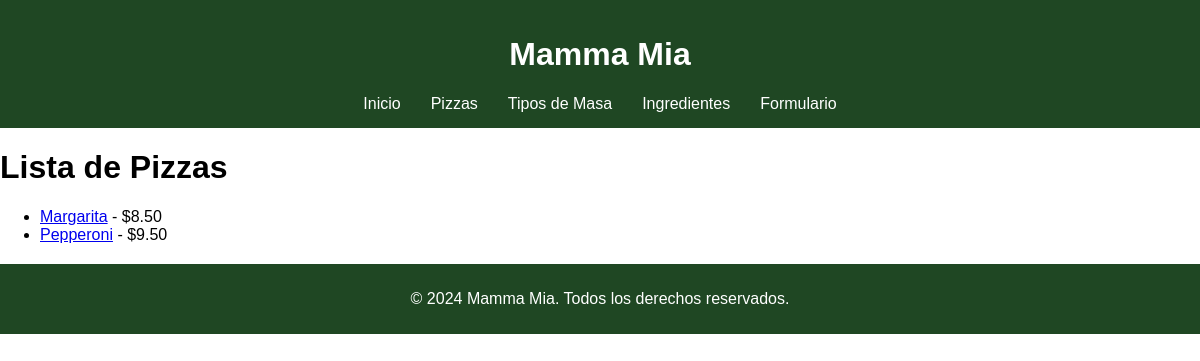
/pizzas/, run on an earlier commit of the app's database.
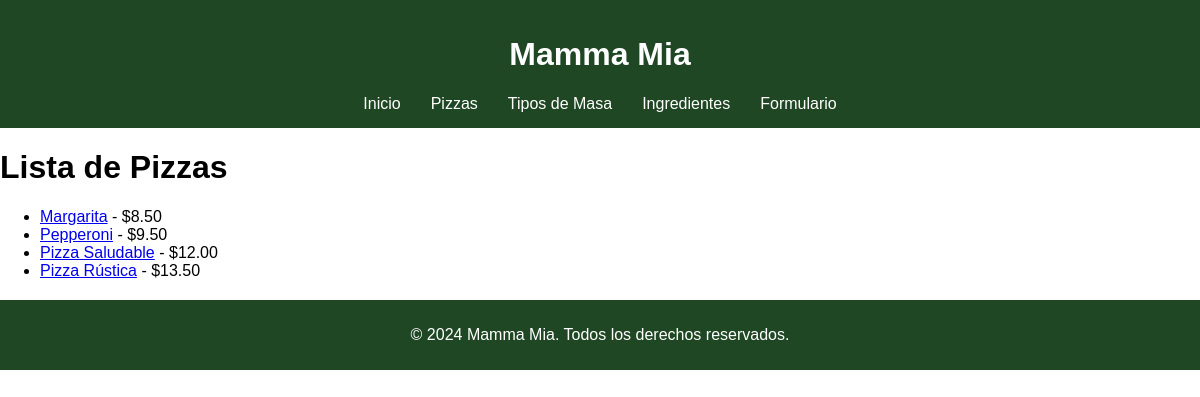
And on a later commit of the database.
### pizzeria/models.py (models this page shows, shortened)
class Pizza(models.Model):
    nombre = models.CharField(max_length=50)
    precio = models.DecimalField(max_digits=6, decimal_places=2)
    tipo_masa = models.ForeignKey(TipoMasa, on_delete=models.CASCADE)
    ingredientes = models.ManyToManyField(Ingrediente)
    descripcion = models.TextField()

### pizzeria/views.py (the view)
# urls.py: path('pizzas/', views.lista_pizzas, name='lista_pizzas'),
def lista_pizzas(request):
    pizzas = Pizza.objects.all()
    return render(request, 'lista_pizzas.html', {'pizzas': pizzas})

### pizzeria/templates/lista_pizzas.html (shortened to what this page needs)
{% extends "base.html" %}
{% load static %}
{%block content%}
    <h1>Lista de Pizzas</h1>
    <ul>
        {% for pizza in pizzas %}
            <li><a href="{% url 'detalle_pizza' pizza.id %}">{{ pizza.nombre }}</a> - ${{ pizza.precio }}</li>
        {% endfor %}
    </ul>
{%endblock%}

What changed in the data, as far as the page shows it:
added Pizza: nombre "Pizza Saludable", precio "12.00"
added Pizza: nombre "Pizza Rústica", precio "13.50"
